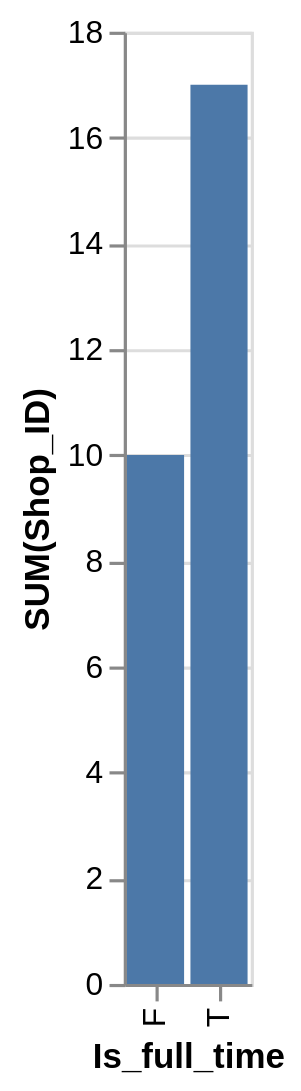

This figure's Vega-Lite source:
### Vega-Lite specification from a JSON file in a GitHub repository (floating-point values rounded to 4 significant figures)
{"data": {"values": [{"x_data": "F", "y_data": 10}, {"x_data": "T", "y_data": 17}]}, "mark": "bar", "encoding": {"x": {"field": "x_data", "type": "nominal", "title": "Is_full_time", "sort": "ascending"}, "y": {"field": "y_data", "type": "quantitative", "title": "SUM(Shop_ID)"}}}
